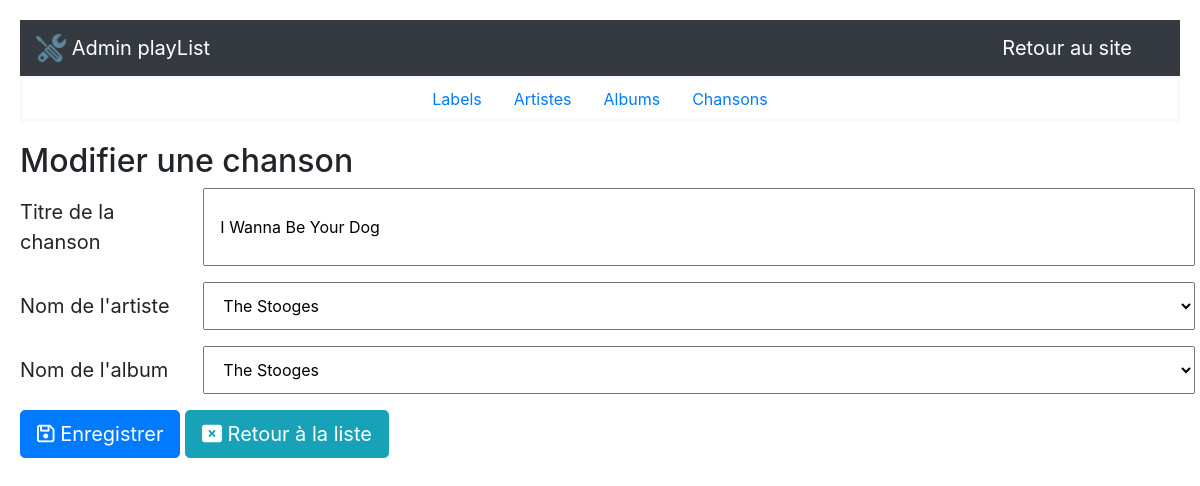
Page /admin/index.php?controller=songs&action=edit&id=1 on the committed database.
### tables this page shows
CREATE TABLE IF NOT EXISTS `songs` (
  `id` int(11) NOT NULL AUTO_INCREMENT,
  `title` varchar(255) NOT NULL,
  `artist_id` int(11) NOT NULL,
  `album_id` int(11) DEFAULT NULL,
  PRIMARY KEY (`id`),
  KEY `artist_id` (`artist_id`,`album_id`),
  KEY `songs_album_id` (`album_id`)
);

CREATE TABLE IF NOT EXISTS `artists` (
  `id` int(11) NOT NULL AUTO_INCREMENT,
  `name` varchar(255) NOT NULL,
  `biography` text NOT NULL,
  `image` varchar(255) DEFAULT NULL,
  `label_id` int(11) DEFAULT NULL,
  PRIMARY KEY (`id`),
  KEY `label_id` (`label_id`)
);

CREATE TABLE IF NOT EXISTS `albums` (
  `id` int(11) NOT NULL AUTO_INCREMENT,
  `name` varchar(255) NOT NULL,
  `year` int(11) NOT NULL,
  `artist_id` int(11) NOT NULL,
  PRIMARY KEY (`id`),
  KEY `artist_id` (`artist_id`)
);

### admin/models/Song.php (called while the page is built, shortened)
<?php
    function getSongById($id)
    {
        $db = dbConnect();
        $query = $db->prepare('SELECT * FROM songs WHERE id=:id');
        $result = $query->execute([
            ':id' => $id]);
        if($result)
        {
            return $query->fetch();
        }
        return false;
    }

### admin/controllers/songController.php (called while the page is built, shortened)
<?php
    require_once 'models/Song.php';
    require_once 'models/Artist.php';
    require_once 'models/Album.php';
    switch ($_GET['action'])
    {
        case 'edit':
            if (isset($_GET['id']) && !empty($_GET['id']))
            {
                if (!isset($_SESSION['old_inputs']))
                {
                    $song = getSongById($_GET['id']);
                }
                else
                {
                    $song = $_SESSION['old_inputs'];
                }
                $artists = getAllArtists();
                $albums = getAllAlbums();
            }
            break;
    }

### admin/models/Artist.php (called while the page is built, shortened)
<?php
    function getAllArtists($artistId = null)
    {
        $db = dbConnect();
        $query = $db->query('SELECT * FROM artists ORDER BY name');
        $artists = $query->fetchAll();
        return $artists;
    }

### admin/models/Album.php (called while the page is built, shortened)
<?php
    function getAllAlbums()
    {
        $db = dbConnect();
        $query=$db->query('SELECT * FROM  albums');
        $albums = $query->fetchAll();
        return $albums;
    }

### admin/views/song/editSongForm.php (the view, shortened to what this page needs)
<?php require ('views/partials/header.php'); ?>
<?php require ('views/partials/menu.php'); ?>
<h2>Modifier une chanson</h2>
<form action="index.php?controller=songs&action=edit" method="post" >
    <div class="form-group row">
        <label class="col-sm-2 col-form-label col-form-label-lg" for="title">Titre de la chanson</label>
         <input class="col-sm-10" type="text" name="title" id="title" value="<?= $song['title'] ?>" /><br>
    </div>
    <div class="form-group row">
        <label class="col-sm-2 col-form-label col-form-label-lg" for="artist_id">Nom de l'artiste</label>
        <select class="col-sm-10" type="text" name="artist_id" id="artist_id" >
            <?php foreach ($artists as $artist): ?>
                <option <?= ($song['artist_id'] == $artist['id']) ? 'selected' : '' ?> value="<?= $artist['id'] ; ?>"><?= $artist['name'] ; ?></option>
            <?php endforeach; ?>
        </select><br>
    </div>
    <div class="form-group row">
        <label class="col-sm-2 col-form-label col-form-label-lg" for="album_id">Nom de l'album</label>
        <select class="col-sm-10" type="text" name="album_id" id="album_id" >
            <?php foreach ($albums as $album): ?>
                <option <?= ($song['album_id'] == $album['id']) ? 'selected' : '' ?> value="<?= $album['id'] ; ?>"><?= $album['name'] ; ?></option>
            <?php endforeach; ?>
        </select><br>
    </div>
    <button type="submit" class="btn btn-primary btn-lg"><span class="fa fa-save"></span>
        Enregistrer
    </button>
    <a class="btn btn-info btn-lg" href="index.php?controller=songs&action=list" role="button"><span class="fa fa-window-close"></span> Retour à la liste</a>
</form>

### assets/css/style.css (style rules this page uses)
* { box-sizing: border-box; }
body { padding : 20px; }

### rows in the picture
songs: title "I Wanna Be Your Dog", artist_id "The Stooges", album_id "The Stooges"
